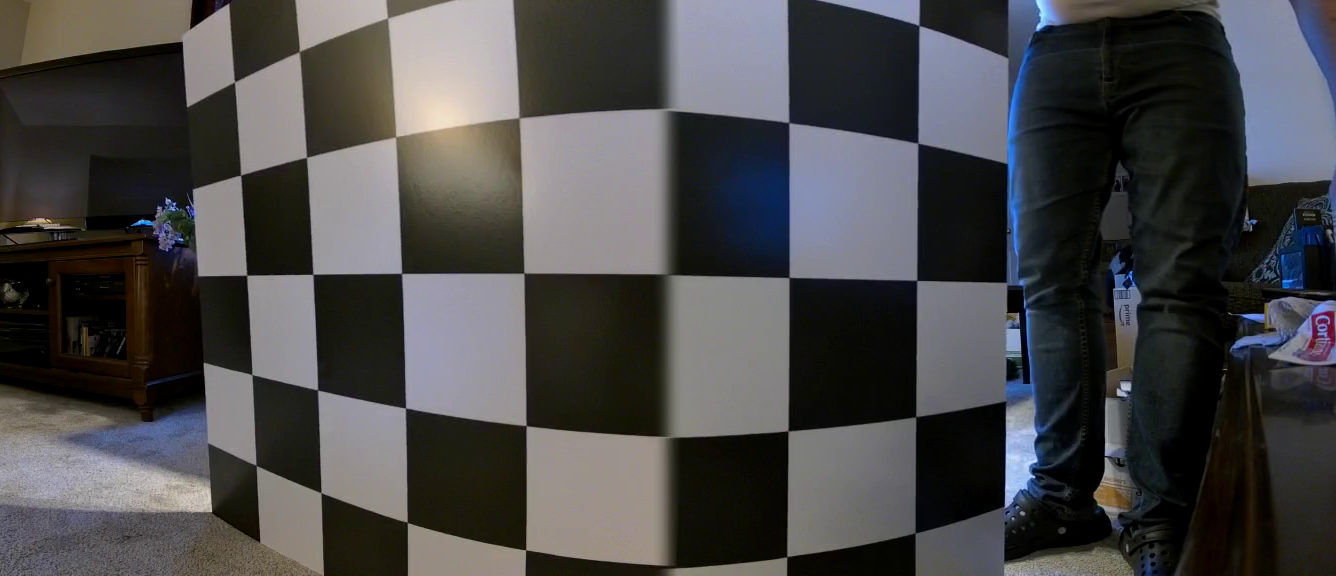
#> input picture mimage.png, 1336 x 576 px
$ jupyter execute --allow-errors rbf_middle.ipynb
#> lines starting #> are read from the running program, lines starting #| are printed output that depends on the picture; after the words box and inside, x2 and y2 are one past the last pixel; in counts of white or black regions, pixels touching at a corner belong together
[cell 1]
import cv2
import numpy as np
import matplotlib.pyplot as plt
from scipy.ndimage import distance_transform_edt
from scipy.interpolate import RBFInterpolator

Load in calibration images

[cell 2]
buffer = 0
uncropped_img = cv2.imread('mimage.png')
#> uncropped_img is the input picture: shape (576, 1336, 3); mean B, G, R 72.9, 72.1, 72.8
offset = 175
img = uncropped_img[:, offset:-300]

Defines function to display image

[cell 3]
def disp(img):
    image_rgb = cv2.cvtColor(img, cv2.COLOR_BGR2RGB)
    plt.axis('off')
    plt.imshow(image_rgb)

Defines function to automatically detect as many corners as possible

[cell 4]
def getCorners(img):
    gimg = cv2.cvtColor(img, cv2.COLOR_BGR2GRAY)
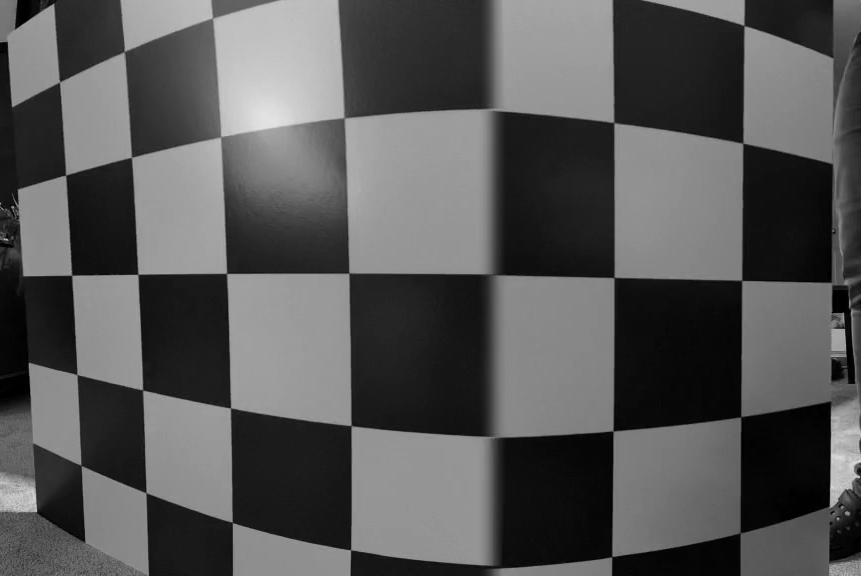
#> gimg: shape (576, 861); min 0, max 227, mean 86.9
    corners, quality = cv2.goodFeaturesToTrackWithQuality(gimg, maxCorners=200, qualityLevel=0.10, minDistance=7, mask=None)
#> corners = 71 rows, first 8: [844, 329], [843, 313], [12, 207], [350, 549], [851, 488], [858, 477], [837, 518], [35, 511]; quality = 71 values, max 0.064 at index 0, min 0.00808 at index 70, mean 0.0305
    return corners

Defines function to display corners

[cell 5]
def displayCorners(img, corners, nums=True):
    _img = img.copy()
    for i in range(len(corners)):
        point = corners[i]
        cv2.circle(_img,(int(point[0][0]),int(point[0][1])),3,(0,0,255),-1)
        if nums:
            cv2.putText(_img,str(i),(int(point[0][0]),int(point[0][1])-2),0,0.5,(0,0,255))

    disp(_img)

Define Radial Basis Function

[cell 6]
def getRBF(actual_corners, ideal_corners, additional_points):
    print(ideal_corners.shape)
    print(actual_corners.shape)

    filter = actual_corners[:,0,0] != -1.

    ideal_pair = np.squeeze(ideal_corners, axis=1)[filter]
    print(ideal_pair.dtype, ideal_pair.shape)

    actual_x = actual_corners[filter][:,0,0]
    print(actual_x.dtype, actual_x.shape)

    actual_y = actual_corners[filter][:,0,1]

    if additional_points is not None:
        actual_additional_points = additional_points[0]
        ideal_additional_points = additional_points[1]

        ideal_pair = np.concatenate((ideal_pair, ideal_additional_points))
        print("ideal", ideal_pair[-2:])

        actual_x = np.concatenate((actual_x, actual_additional_points[:,0]))
        print("actual x", actual_x[-2:])

        actual_y = np.concatenate((actual_y, actual_additional_points[:,1]))
        print("actual y", actual_y[-2:])

    rbf_x = RBFInterpolator(ideal_pair, actual_x)
    rbf_y = RBFInterpolator(ideal_pair, actual_y)

    return rbf_x, rbf_y, filter

Map image according coeficients

[cell 7]
def undistort(img, new_shape, actual_corners, ideal_corners, additional_points=None):
    old_shape = img.shape[:2]
    fun_x, fun_y, filter = getRBF(actual_corners, ideal_corners, additional_points)

    x_off = 0 #old_shape[0] - new_shape[0]
    y_off = 0 #old_shape[1] - new_shape[1]

    map_x = np.zeros(new_shape, dtype=np.float32)
    map_y = np.zeros(new_shape, dtype=np.float32)
    for i in range(map_x.shape[0]):
        for j in range(map_x.shape[1]):
            map_x[i,j] = fun_x(np.array([[j+x_off, i+y_off]]))
            map_y[i,j] = fun_y(np.array([[j+x_off, i+y_off]]))

    return map_x, map_y, filter

Find potential corners

[cell 8]
grid_height, grid_width = 7, 9

corn = getCorners(img)
#> corn has the same summary as corners in getCorners
displayCorners(img, corn)
#> the loop in displayCorners, `for i in range(len(corners)):` made 71 passes
#> point on passes 1 to 12: [[844, 329]], [[843, 313]], [[12, 207]], [[350, 549]], [[851, 488]], [[858, 477]], [[837, 518]], [[35, 511]], [[53, 5]], [[231, 521]], [[29, 363]], [[230, 407]]

Manually keep correct corners

[cell 9]
keep = [8,
        26, 25, 38, 55, 19, 68,
        41, 12, 32, 51, 54, 37, 35, 59,
        46, 14, 18, 17, 31, 45, 36, 53,
        10, 20, 22, 11, 33, 21, 43, 50,
        64, 15, 23, 9, 3, 24, 48, 34,
        7, 44]

mask = [False]*len(corn)
#> mask = 71 items, first 6: False, False, False, False, False, False
for k in keep:
    mask[k] = True
#> after the loop, mask = 71 items, first 6: False, False, False, True, False, False
corn_n = corn[mask]
#> corn_n = 41 rows, first 8: [350, 549], [35, 511], [53, 5], [231, 521], [29, 363], [230, 407], [65, 176], [71, 276]

displayCorners(img, corn_n)
#> the loop in displayCorners (call 2), `for i in range(len(corners)):` made 41 passes
#> point on passes 1 to 12: [[350, 549]], [[35, 511]], [[53, 5]], [[231, 521]], [[29, 363]], [[230, 407]], [[65, 176]], [[71, 276]], [[80, 464]], [[226, 274]], [[138, 274]], [[743, 24]]

Lineup the indexes of the actual corners

[cell 10]
actual_corners = np.zeros((grid_height*grid_width, 1, 2))-1
map = {2:1,
       18:9, 17:10, 26:11, 37:12, 11:16, 40:17,
       27:18, 6:19, 20:20, 34:21, 36:22, 25:24, 23:25, 38:26,
       31:27, 7:28, 10:29, 9:30, 19:31, 30:33, 24:34, 35:35,
       4:36, 12:37, 14:38, 5:39, 21:40, 13:42, 28:43, 33:44,
       39:45, 8:46, 15:47, 3:48, 0:49, 16:51, 32:52, 22:53,
       1:54, 29:55}


assert (sorted(list(map.keys())) == list(range(len(corn_n)))), "map does not map all detected corner points"

for i in range(len(corn_n)):
    actual_corners[map[i]] = corn_n[i]
#> this loop made 41 passes
#> after the loop, actual_corners = 63 rows, first 8: [-1, -1], [53, 5], [-1, -1], [-1, -1], [-1, -1], [-1, -1], [-1, -1], [-1, -1]

displayCorners(img, actual_corners)

Add Aditional Corners

[cell 11]
print(img.shape)
#| (576, 861, 3)
actual_corners[0] = np.array([[180-offset, 35]])
actual_corners[23] = np.array([[668-offset, 108]])
actual_corners[32] = np.array([[668-offset, 274]])
actual_corners[41] = np.array([[668-offset, 437]])
actual_corners[50] = np.array([[668-offset, 565]])

displayCorners(img, actual_corners)

Create ideal corner points

[cell 12]
block_len = 64
height, width, _ = img.shape
#> height = 576; width = 861
ideal_corners = np.zeros((grid_height*grid_width, 1, 2))
start = np.array([150, 90])

for i in range(grid_height):
    for j in range(grid_width):
        ideal_corners[grid_width*i + j, 0] = start
        start[0] += block_len
    start[1] += block_len
    start[0] -= block_len*grid_width

displayCorners(img, ideal_corners)
#> in disp (call 5), `image_rgb = cv2.cvtColor(img, cv2.COLOR_BGR2RGB)`:
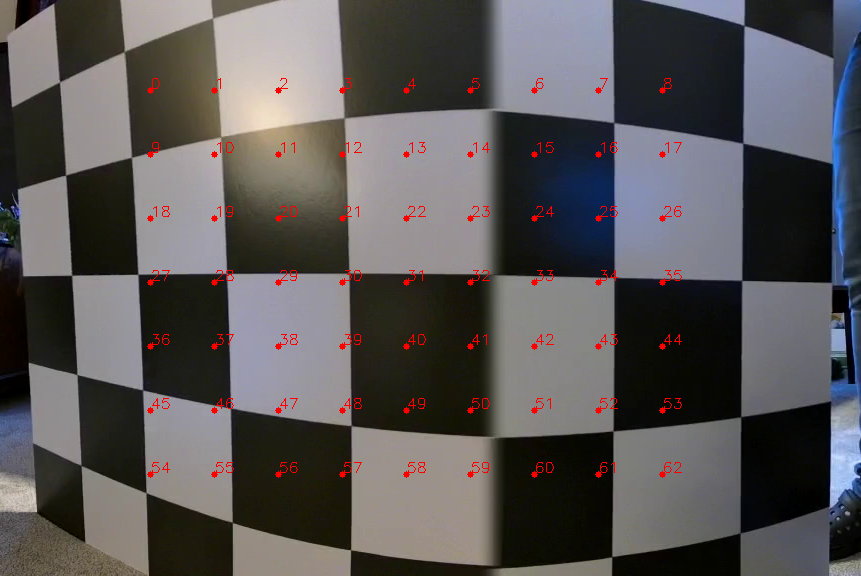
#> image_rgb: shape (576, 861, 3); mean R, G, B 89.1, 85.7, 86.4

Combine Callibration Mtarix

[cell 13]
scale = 3
width = uncropped_img.shape[1]
#> width = 1336

#> (the rest of this cell did not finish here and is left out)

[cell 14]
scale = 3
#> (the rest of this cell did not finish here and is left out)

[cell 15]
np.save('./calibration_np/full_calibration.npy', map)

Add Additional Points

[cell 16]
additional_points = None

Get Callibration Matrix

[cell 17]
map_x, map_y, filter = undistort(img, img.shape[:2], actual_corners, ideal_corners, additional_points)
#| (63, 1, 2)
#> in getRBF, `ideal_pair = np.squeeze(ideal_corners, axis=1)[filter]`: ideal_pair = 46 pairs, first value 150 to 662, second value 90 to 474
#| float64 (46, 2)
#> in getRBF, `actual_x = actual_corners[filter][:,0,0]`: actual_x = 46 values, max 833 at index 7, min 5 at index 0, mean 350.8
#| float64 (46,)
#> in getRBF, `actual_y = actual_corners[filter][:,0,1]`: actual_y = 46 values, max 565 at index 40, min 5 at index 1, mean 293.5
#> after the loop in undistort, `for i in range(map_x.shape[0]):`:
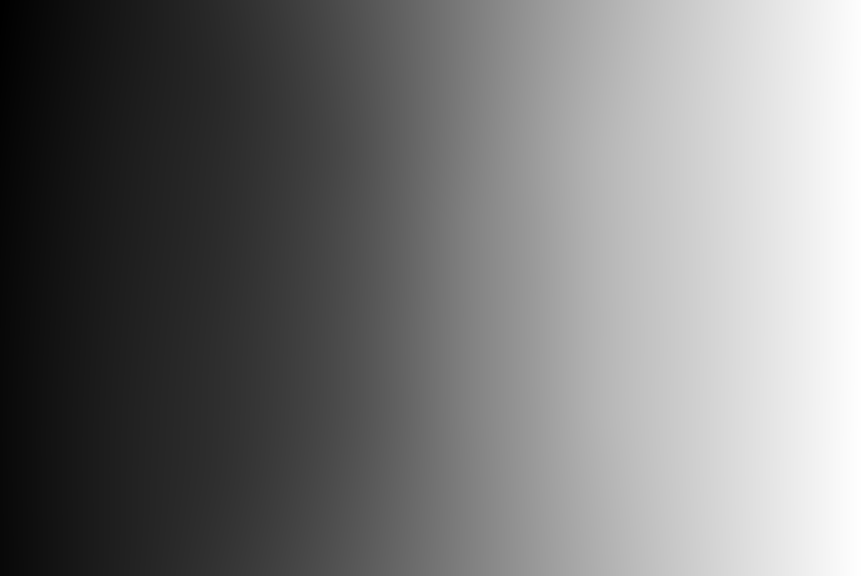
#> map_x: shape (576, 861) float32; min -146.8, max 1107.1, mean 441.3; drawn with min black and max white
#> after the loop in undistort, `for i in range(map_x.shape[0]):`:
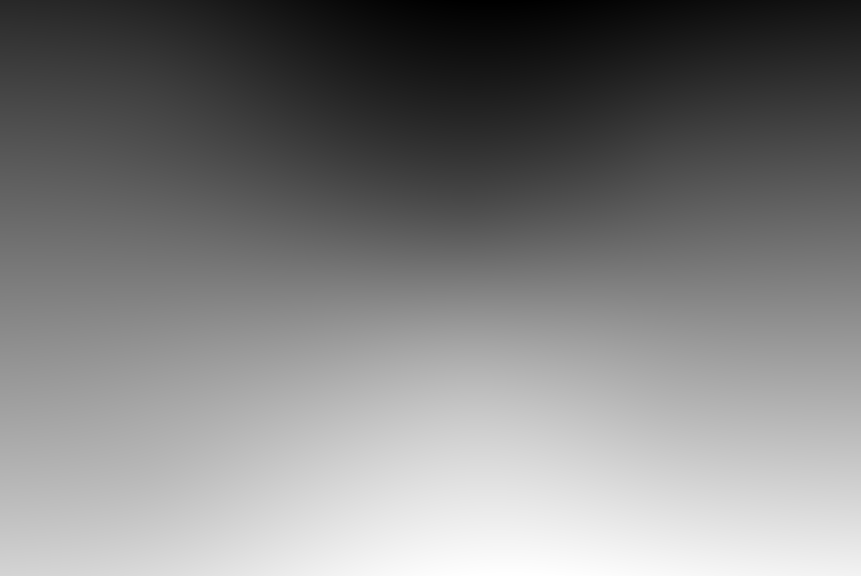
#> map_y: shape (576, 861) float32; min -216.5, max 785.3, mean 286; drawn with min black and max white
map = np.stack((map_x, map_y), axis=2)

Reverse calibration

[cell 18]
def compute_inverse_map(map, original_shape):
#> called with map = array of shape (576, 861, 2), original_shape = (576, 1336, 3)
    remapped_height, remapped_width = map.shape[:2]
#> remapped_height = 576; remapped_width = 861
    original_height, original_width = original_shape[:2]

    # Initialize inverse map with the same shape as the original image
    inverse_map_x = np.full((original_height, original_width), -1, dtype=np.int16)
    inverse_map_y = np.full((original_height, original_width), -1, dtype=np.int16)

    # Iterate through each pixel in the remapped image and find where it maps in the original image
    for y in range(remapped_height):
        for x in range(remapped_width):
            # Get the corresponding original image coordinates from the remapped image
            orig_x = map[y, x, 0]
            orig_y = map[y, x, 1]

            # Ensure the coordinates are within the bounds of the original image
            if 0 <= orig_x < original_width and 0 <= orig_y < original_height:
                # Assign the inverse mapping
                inverse_map_x[int(orig_y), int(orig_x)] = x
                inverse_map_y[int(orig_y), int(orig_x)] = y
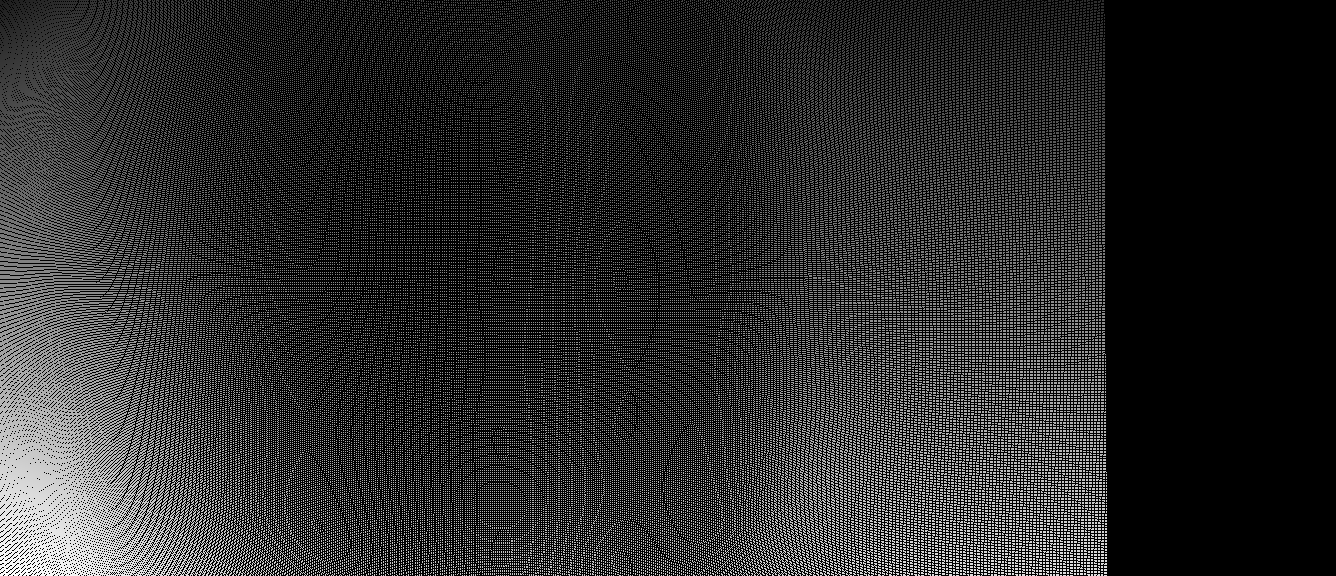
#> inverse_map_y: shape (576, 1336) int16; min -1, max 533, mean 90.3; drawn with min black and max white

    # Find unassigned points (marked by -1)
    mask = (inverse_map_x == -1) | (inverse_map_y == -1)
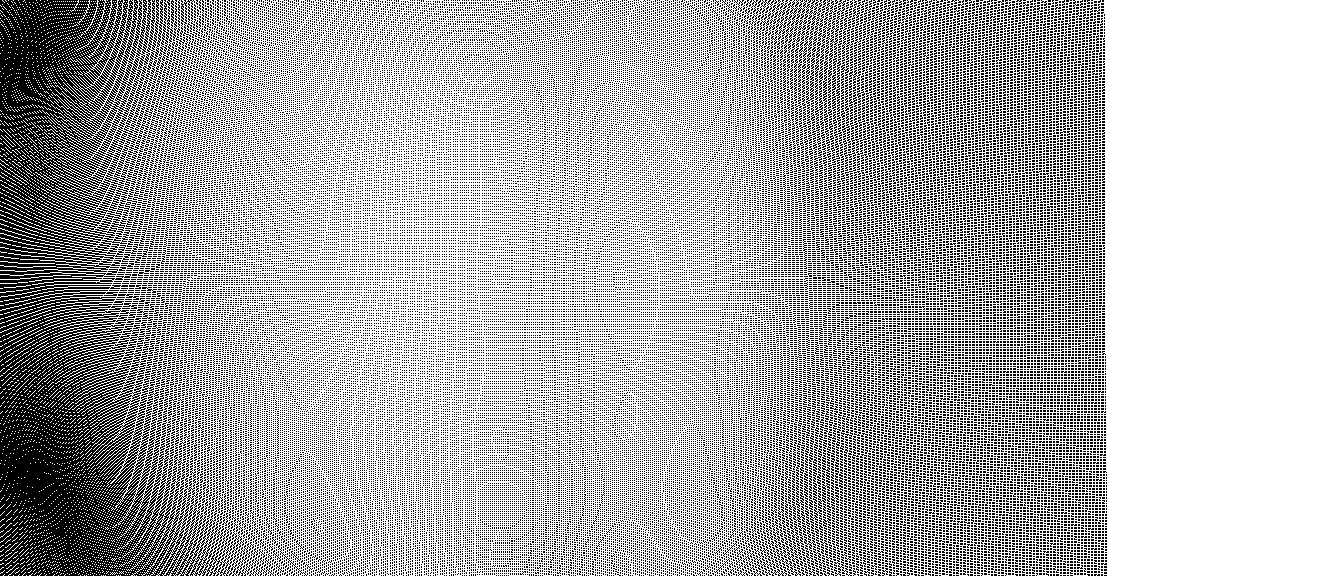
#> mask: shape (576, 1336) bool; 68.8% white; black in thin lines or dots, all inside (x1, y1, x2, y2) = (0, 0, 1107, 576)

    # Apply distance transform to find the nearest assigned point for each unassigned point
    _, nearest_idx = distance_transform_edt(mask, return_indices=True)

    # Use the nearest valid coordinates to fill in the gaps
    inverse_map_x[mask] = inverse_map_x[nearest_idx[0][mask], nearest_idx[1][mask]]
    inverse_map_y[mask] = inverse_map_y[nearest_idx[0][mask], nearest_idx[1][mask]]
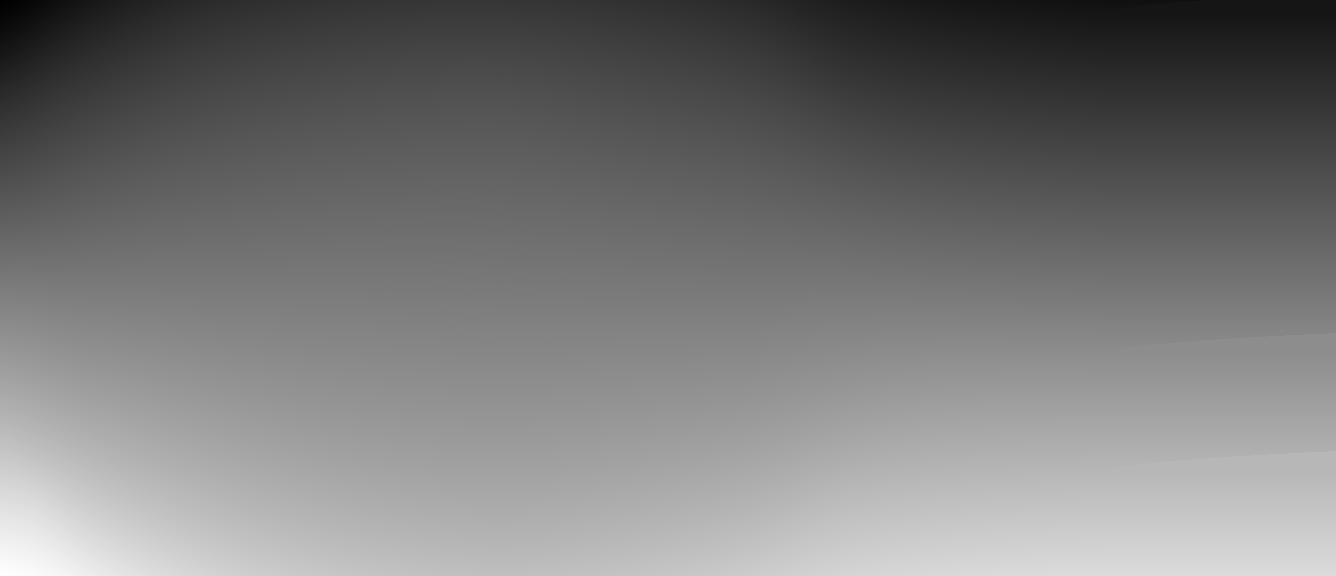
#> inverse_map_y: shape (576, 1336) int16; min 62, max 533, mean 286.7; drawn with min black and max white

    # Stack inverse_map_x and inverse_map_y into a single array
    inverse_map = np.stack([inverse_map_x, inverse_map_y], axis=-1)

    return inverse_map

#> (a cell that did not finish here is left out)

[cell 20]
inverse_map = compute_inverse_map(map, uncropped_img.shape)
print(map.shape, inverse_map.shape)
#| (576, 861, 2) (576, 1336, 2)

#> (the rest of this cell did not finish here and is left out)

[cell 21]
disp(uncropped_img)
print((inverse_map[np.isnan(inverse_map)]).shape)
#| (0,)

Transform actual points to initial image calibration

[cell 22]
shifted_actual_corners = actual_corners.copy()
#> shifted_actual_corners = 63 rows, first 8: [5, 35], [53, 5], [-1, -1], [-1, -1], [-1, -1], [-1, -1], [-1, -1], [-1, -1]
shifted_actual_corners[:,:,0][filter] += offset

displayCorners(uncropped_img, shifted_actual_corners)
print(shifted_actual_corners[56])
#| [[-1. -1.]]

[cell 23]
print(inverse_map.shape, shifted_actual_corners[filter].shape)
#| (576, 1336, 2) (46, 1, 2)
calibrated_actual_points = np.zeros_like(shifted_actual_corners)
for corner, calibrated_corner, fil in zip(shifted_actual_corners, calibrated_actual_points, filter):
    if fil:
        calibrated_corner[0] = inverse_map[int(corner[0,1]), int(corner[0,0])]
    else:
        calibrated_corner[0] = [-1, -1]
#> this loop made 63 passes
#> (corner, fil) on passes 1 to 12: ([[180, 35]], True), ([[228, 5]], True), ([[-1, -1]], False), ([[-1, -1]], False), ([[-1, -1]], False), ([[-1, -1]], False), ([[-1, -1]], False), ([[-1, -1]], False), ([[-1, -1]], False), ([[188, 105]], True), ([[235, 81]], True), ([[300, 51]], True)
print(calibrated_actual_points[:3])
#| [[[321. 158.]]
#|  [[351. 148.]]
#|  [[ -1.  -1.]]]

#> (the rest of this cell did not finish here and is left out)

#> (a cell that did not finish here is left out)

Display Undistorted Image

#> (a cell that did not finish here is left out)

#> (a cell that did not finish here is left out)

#> (a cell that did not finish here is left out)

Decide to add additional points

[cell 28]
ideal_point1 = [60, 240]
actual_point1 = [5, 0]
ideal_point2 = [60, 340]
print(img.shape)
#| (576, 861, 3)
actual_point2 = [5, img.shape[0]]
#> actual_point2 = [5, 576]
print(ideal_corners[27])
#> (the rest of this cell did not finish here and is left out)
